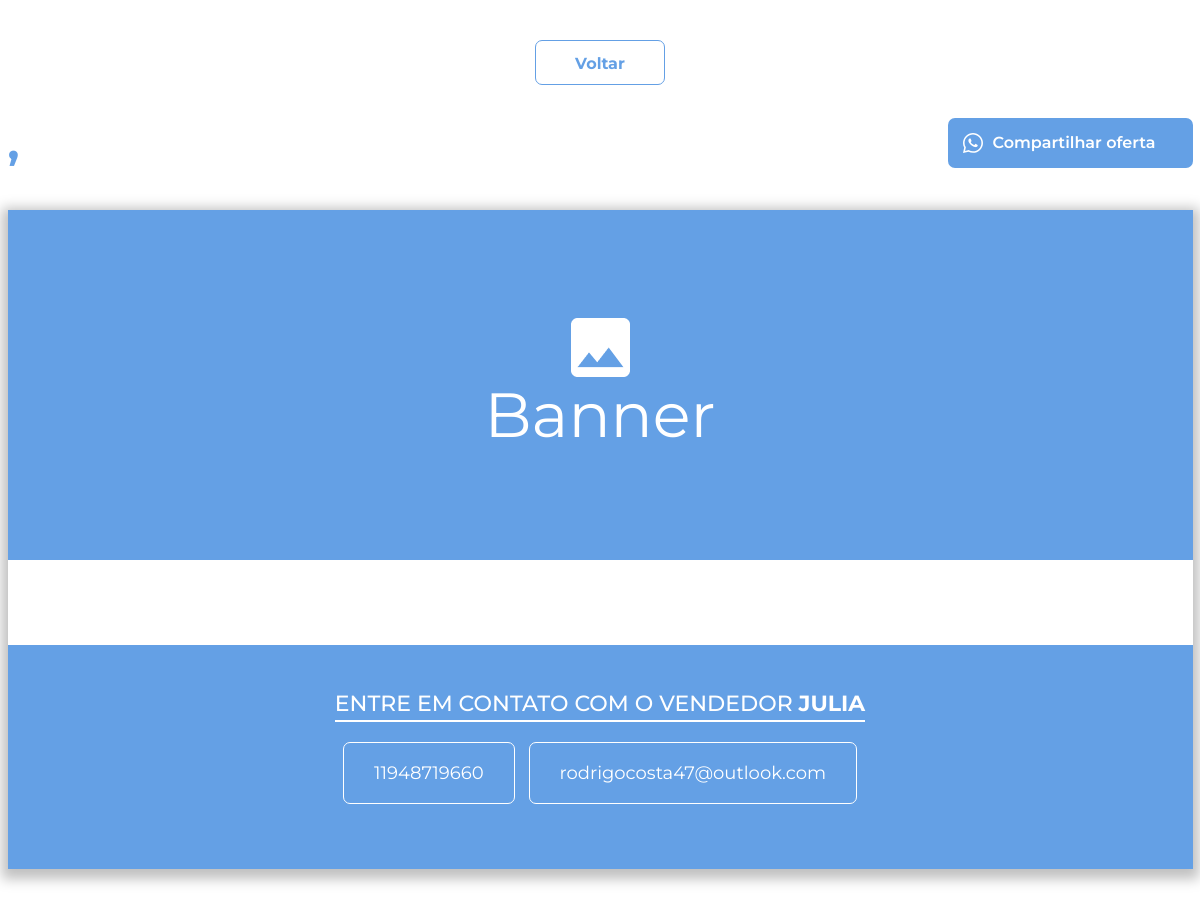
Page /meus_templates/Novo cliente/ (signed in) on the committed database.
### criador_de_template/models.py (models this page shows)
class Usuario(AbstractUser):
    UF_CHOICES = (
        ('AC', 'Acre'),
        ('AL', 'Alagoas'),
        ('AP', 'Amapá'),
        ('BA', 'Bahia'),
        ('CE', 'Ceará'),
        ('DF', 'Distrito Federal'),
        ('ES', 'Espírito Santo'),
        ('GO', 'Goiás'),
        ('MA', 'Maranão'),
        ('MG', 'Minas Gerais'),
        ('MS', 'Mato Grosso do Sul'),
        ('MT', 'Mato Grosso'),
        ('PA', 'Pará'),
        ('PB', 'Paraíba'),
        ('PE', 'Pernanbuco'),
        ('PI', 'Piauí'),
        ('PR', 'Paraná'),
        ('RJ', 'Rio de Janeiro'),
        ('RN', 'Rio Grande do Norte'),
        ('RO', 'Rondônia'),
        ('RR', 'Roraima'),
        ('RS', 'Rio Grande do Sul'),
        ('SC', 'Santa Catarina'),
        ('SE', 'Sergipe'),
        ('SP', 'São Paulo'),
        ('TO', 'Tocantins')
    )
    celular = models.CharField(max_length=11)
    estado = models.CharField(max_length=20, choices=UF_CHOICES)

### administracao_clientes/views.py (the view)
@login_required
def meu_cliente(request, cliente):
    usuario = Usuario.objects.get(username=request.user)
    cliente = get_object_or_404(Cliente, pk=cliente)
    produtos = cliente.produto_set.all()
    return render(request, 'template_final.html', {'produtos': produtos, 'user': usuario})

### criador_de_template/templates/template_final.html (shortened to what this page needs)
{% extends 'base.html' %}
{% load static %}
{% load icon %}
{% block content %} <link rel="stylesheet" href="{% static 'estilo/base_template.css' %}"> {% endblock %}
{% block main %}
    <div class="voltar">
        <a href="{% url 'templates' %}">Voltar</a>
    </div>
    <div class="tilulo-share">
        <div>
            <h2>{{ produtos.0.cliente.cliente}},</h2>
        </div>
        <form class="whatsapp" action="{% url 'estatico' produtos.0.cliente.cliente user %}">
            <button type="submit"><a id='whatsapp' href="{% url 'estatico' produtos.0.cliente.cliente user %}" target="_blank">Compartilhar oferta</a></button>
        </div>
    <main>
        <div id="banner">
            <img src="{% static 'img/Vector_img_branco.png' %}" alt="Imagem_do_produto">
            <p>Banner</p>
        </div>
        <div class="contato">
            <h6>ENTRE EM CONTATO COM O VENDEDOR <b>{{ user.first_name.upper }}</b></h6>
            <div class="campos">
                <div>
                    {% icon "smartphone" class="css-class" %} <a href="https://api.whatsapp.com/send?phone=+55{{user.celular}}" target="_blank">{{user.celular}}</a>
                </div>
                <div>
                    {% icon "mail" class="css-class" %} <a href="mailto:{{user.email}}">{{user.email}}</a>
                </div>
            </div>
        </div>
    </main>
{% endblock %}

### static/estilo/style_base.css (style rules this page uses)
* { font-family: 'Montserrat' ,'Roboto', sans-serif; color: #9A9A9A; margin: 0px; padding: 0px; box-sizing: border-box; }
body { background-color: #F4F4F4; width: 100%; height: 100vh; display: flex; justify-content: center; align-items: center; }
main { width: 100%; max-width: 100vw; height: 100vh; display: flex; justify-content: space-between; box-shadow: 5px 7px 12px 1px rgba(0, 0, 0, 0.25); background-color: white; align-self: center; flex-wrap: wrap; }

### static/estilo/base_template.css (style rules this page uses)
* { font-family: 'Montserrat' ,'Roboto', sans-serif; color: #9A9A9A; margin: 0px; padding: 0px; box-sizing: border-box; }
body { background-color: white; width: 100%; display: flex; justify-content: center; align-items: center; height: 100%; flex-direction: column; }
main { background-color: #ffffff; width: 100%; height: 100%; max-width: 1185px; box-shadow: 0px 4px 12px 6px rgb(0 0 0 / 25%); margin: 40px 0px; }
#banner { height: 350px; background-color: #64A0E5; font-size: 5.2vw; display: flex; flex-direction: column; justify-content: center; align-items: center; margin-bottom: 85px; width: 100%; }
#banner p { color: #ffffff; }
.voltar { margin: 40px; margin-bottom: 0px; display: flex; border: 1px solid #64A0E5; border-radius: 7px; height: 45px; width: 130px; background: white; transition: 0.5s; color: #64A0E5; }
.voltar a { font-size: 16px; font-weight: 700; text-decoration: none; color: #64A0E5; display: flex; justify-content: center; align-items: center; transition: 0.5s; border-radius: 7px; height: 45px; width: 130px; }
h2 { display: flex; justify-content: flex-start; color: #64A0E5; font-size: 45px; }
.contato { width: 100%; background: #64A0E5; display: flex; flex-direction: column; justify-content: space-around; padding: 45px; }
h6 { font-size: 22px; color: #ffffff; font-weight: 500; margin: 0 auto; border-bottom: 2px solid white; padding-bottom: 3px; }
.campos { display: flex; justify-content: center; flex-wrap: wrap; }
.campos div { display: flex; align-items: center; margin: 20px 7px; height: 45px; padding: 30px; border: 1px solid white; border-radius: 7px; }
.campos a { text-decoration: none; color: white; font-size: 18px; }
.contato b { color: white; }
.tilulo-share { display: flex; justify-content: space-between; width: 100%; max-width: 1185px; align-items: center; margin: 30px 0px 0px 0px; }
#whatsapp { color: #ffffff; font-size: 16px; font-weight: 600; text-decoration: none; transition: 1s; }
.whatsapp { padding: 15px; width: 100%; max-width: 245px; border-radius:7px; display: flex; align-items: center; transition: 1s; background-color: #64A0E5; }
.whatsapp svg { width: 20px; height: 20px; fill: #ffffff; margin-right: 10px; }
button { background: none; border: none; }

### rows in the picture
Usuario: first_name "JULIA", celular "11948719660", email "rodrigocosta47@outlook.com"
